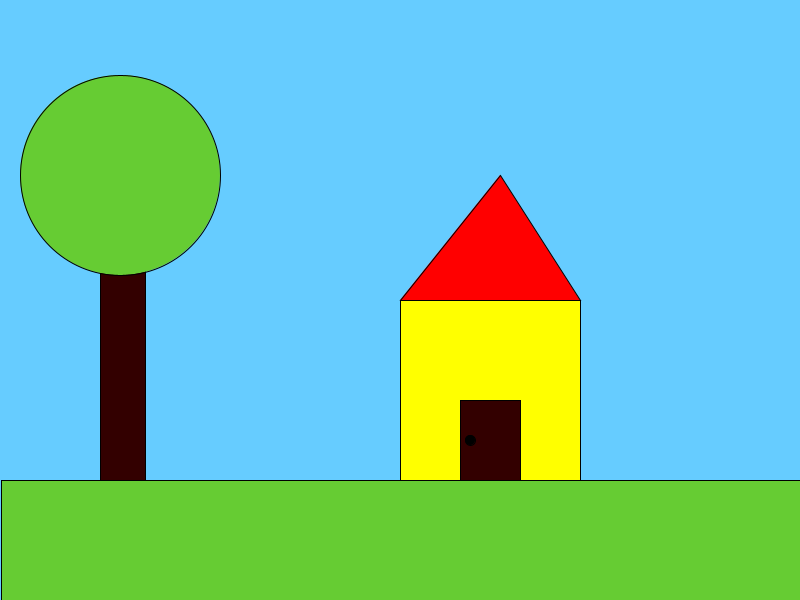
Frame 1 (no input)
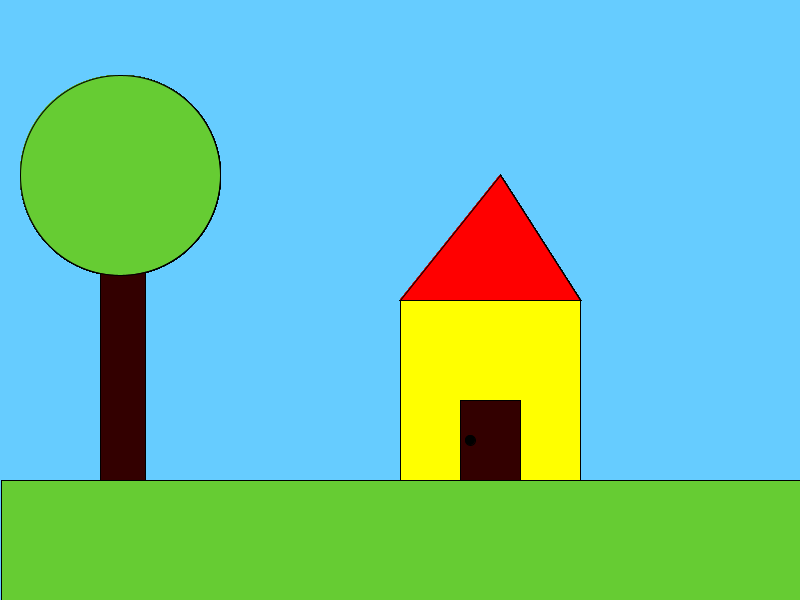
Frame 60 (the mouse pressed at the canvas centre just before this capture)
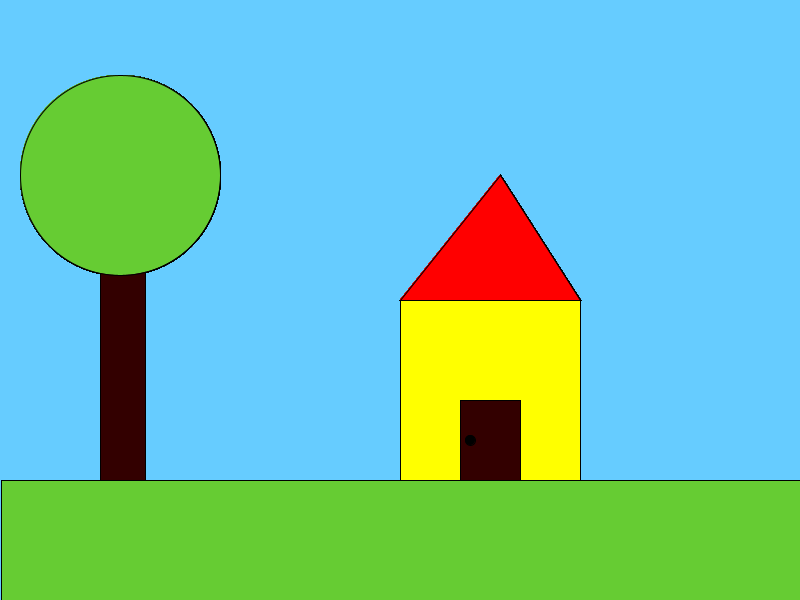
Frame 120 (the mouse held since frame 60 and released just before this capture)

The Processing sketch that drew these frames (run headless with seeded random() and noise(); from frame 60 on, the mouse is pressed at the canvas centre):

// Processing sketch: processing_138665
// ── processing_138665.pde

void setup(){
  size(800,600);
  background(102,204,255);
}

void draw(){
  fill(255,255,0); 
  rect(400,300,180,180);
  fill(255,0,0);
   triangle(400,300,500,175,580,300);
fill(51,0,0);
quad(460,480,460,400,520,400,520,480);
fill(0,0,0);
ellipse(470,440,10,10);
fill(102,204,51);
rect(1,480,800,600);
fill(51,0,0);
rect(100,175,45,305);
fill(102,204,51);
ellipse(120,175,200,200);

  
}
